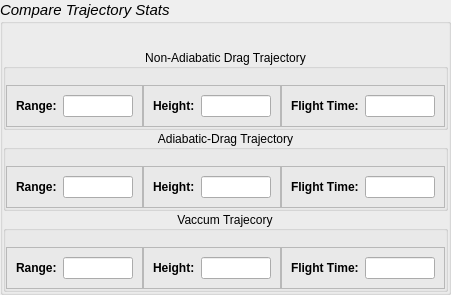
                        <widget class="QGroupBox" name="compareGroupBox">
                         <property name="maximumSize">
                          <size>
                           <width>16777215</width>
                           <height>186</height>
                          </size>
                         </property>
                         <property name="font">
                          <font>
                           <pointsize>11</pointsize>
                           <italic>true</italic>
                          </font>
                         </property>
                         <property name="styleSheet">
                          <string notr="true">QLabel{
font-size:12px;
font-weight:bold;
}
</string>
                         </property>
                         <property name="title">
                          <string>Compare Trajectory Stats</string>
                         </property>
                         <layout class="QVBoxLayout" name="verticalLayout_39">
                          <property name="spacing">
                           <number>0</number>
                          </property>
                          <property name="leftMargin">
                           <number>0</number>
                          </property>
                          <property name="topMargin">
                           <number>25</number>
                          </property>
                          <property name="rightMargin">
                           <number>0</number>
                          </property>
                          <property name="bottomMargin">
                           <number>0</number>
                          </property>
                          <item>
                           <widget class="QGroupBox" name="groupBox_48">
                            <property name="font">
                             <font>
                              <bold>false</bold>
                             </font>
                            </property>
                            <property name="title">
                             <string>Non-Adiabatic Drag Trajectory</string>
                            </property>
                            <property name="alignment">
                             <set>Qt::AlignCenter</set>
                            </property>
                            <layout class="QHBoxLayout" name="horizontalLayout_33">
                             <property name="spacing">
                              <number>0</number>
                             </property>
                             <property name="leftMargin">
                              <number>0</number>
                             </property>
                             <property name="topMargin">
                              <number>16</number>
                             </property>
                             <property name="rightMargin">
                              <number>0</number>
                             </property>
                             <property name="bottomMargin">
                              <number>0</number>
                             </property>
                             <item>
                              <widget class="QFrame" name="frame_51">
                               <property name="maximumSize">
                                <size>
                                 <width>170</width>
                                 <height>16777215</height>
                                </size>
                               </property>
                               <property name="frameShape">
                                <enum>QFrame::StyledPanel</enum>
                               </property>
                               <property name="frameShadow">
                                <enum>QFrame::Raised</enum>
                               </property>
                               <layout class="QHBoxLayout" name="horizontalLayout_30">
                                <item alignment="Qt::AlignHCenter">
                                 <widget class="QLabel" name="label_29">
                                  <property name="font">
                                   <font>
                                    <pointsize>-1</pointsize>
                                    <bold>true</bold>
                                   </font>
                                  </property>
                                  <property name="text">
                                   <string>Range:</string>
                                  </property>
                                 </widget>
                                </item>
                                <item>
                                 <widget class="QLineEdit" name="cRangeLE">
                                  <property name="maximumSize">
                                   <size>
                                    <width>70</width>
                                    <height>16777215</height>
                                   </size>
                                  </property>
                                  <property name="readOnly">
                                   <bool>true</bool>
                                  </property>
                                 </widget>
                                </item>
                               </layout>
                              </widget>
                             </item>
                             <item>
                              <widget class="QFrame" name="frame_52">
                               <property name="maximumSize">
                                <size>
                                 <width>170</width>
                                 <height>16777215</height>
                                </size>
                               </property>
                               <property name="frameShape">
                                <enum>QFrame::StyledPanel</enum>
                               </property>
                               <property name="frameShadow">
                                <enum>QFrame::Raised</enum>
                               </property>
                               <layout class="QHBoxLayout" name="horizontalLayout_31">
                                <item alignment="Qt::AlignHCenter">
                                 <widget class="QLabel" name="label_30">
                                  <property name="font">
                                   <font>
                                    <pointsize>-1</pointsize>
                                    <bold>true</bold>
                                   </font>
                                  </property>
                                  <property name="text">
                                   <string>Height:</string>
                                  </property>
                                 </widget>
                                </item>
                                <item>
                                 <widget class="QLineEdit" name="cHeightLE">
                                  <property name="maximumSize">
                                   <size>
                                    <width>70</width>
                                    <height>16777215</height>
                                   </size>
                                  </property>
                                  <property name="readOnly">
                                   <bool>true</bool>
                                  </property>
                                 </widget>
                                </item>
                               </layout>
                              </widget>
                             </item>
                             <item>
                              <widget class="QFrame" name="frame_53">
                               <property name="maximumSize">
                                <size>
                                 <width>170</width>
                                 <height>16777215</height>
                                </size>
                               </property>
                               <property name="frameShape">
                                <enum>QFrame::StyledPanel</enum>
                               </property>
                               <property name="frameShadow">
                                <enum>QFrame::Raised</enum>
                               </property>
                               <layout class="QHBoxLayout" name="horizontalLayout_32">
                                <item alignment="Qt::AlignHCenter">
                                 <widget class="QLabel" name="label_31">
                                  <property name="font">
                                   <font>
                                    <pointsize>-1</pointsize>
                                    <bold>true</bold>
                                   </font>
                                  </property>
                                  <property name="text">
                                   <string>Flight Time:</string>
                                  </property>
                                 </widget>
                                </item>
                                <item>
                                 <widget class="QLineEdit" name="cTimeLE">
                                  <property name="maximumSize">
                                   <size>
                                    <width>70</width>
                                    <height>16777215</height>
                                   </size>
                                  </property>
                                  <property name="readOnly">
                                   <bool>true</bool>
                                  </property>
                                 </widget>
                                </item>
                               </layout>
                              </widget>
                             </item>
                            </layout>
                           </widget>
                          </item>
                          <item>
                           <widget class="QGroupBox" name="groupBox_49">
                            <property name="title">
                             <string>Adiabatic-Drag Trajectory</string>
                            </property>
                            <property name="alignment">
                             <set>Qt::AlignCenter</set>
                            </property>
                            <layout class="QHBoxLayout" name="horizontalLayout_37">
                             <property name="spacing">
                              <number>0</number>
                             </property>
                             <property name="leftMargin">
                              <number>0</number>
                             </property>
                             <property name="topMargin">
                              <number>16</number>
                             </property>
                             <property name="rightMargin">
                              <number>0</number>
                             </property>
                             <property name="bottomMargin">
                              <number>0</number>
                             </property>
                             <item>
                              <widget class="QFrame" name="frame_54">
                               <property name="maximumSize">
                                <size>
                                 <width>170</width>
                                 <height>16777215</height>
                                </size>
                               </property>
                               <property name="frameShape">
                                <enum>QFrame::StyledPanel</enum>
                               </property>
                               <property name="frameShadow">
                                <enum>QFrame::Raised</enum>
                               </property>
                               <layout class="QHBoxLayout" name="horizontalLayout_34">
                                <item alignment="Qt::AlignHCenter">
                                 <widget class="QLabel" name="label_32">
                                  <property name="font">
                                   <font>
                                    <pointsize>-1</pointsize>
                                    <bold>true</bold>
                                   </font>
                                  </property>
                                  <property name="text">
                                   <string>Range:</string>
                                  </property>
                                 </widget>
                                </item>
                                <item>
                                 <widget class="QLineEdit" name="cRangeLE_2">
                                  <property name="maximumSize">
                                   <size>
                                    <width>70</width>
                                    <height>16777215</height>
                                   </size>
                                  </property>
                                  <property name="readOnly">
                                   <bool>true</bool>
                                  </property>
                                 </widget>
                                </item>
                               </layout>
                              </widget>
                             </item>
                             <item>
                              <widget class="QFrame" name="frame_55">
                               <property name="maximumSize">
                                <size>
                                 <width>170</width>
                                 <height>16777215</height>
                                </size>
                               </property>
                               <property name="frameShape">
                                <enum>QFrame::StyledPanel</enum>
                               </property>
                               <property name="frameShadow">
                                <enum>QFrame::Raised</enum>
                               </property>
                               <layout class="QHBoxLayout" name="horizontalLayout_35">
                                <item alignment="Qt::AlignHCenter">
                                 <widget class="QLabel" name="label_33">
                                  <property name="font">
                                   <font>
                                    <pointsize>-1</pointsize>
                                    <bold>true</bold>
                                   </font>
                                  </property>
                                  <property name="text">
                                   <string>Height:</string>
                                  </property>
                                 </widget>
                                </item>
                                <item>
                                 <widget class="QLineEdit" name="cHeightLE_2">
                                  <property name="maximumSize">
                                   <size>
                                    <width>70</width>
                                    <height>16777215</height>
                                   </size>
                                  </property>
                                  <property name="readOnly">
                                   <bool>true</bool>
                                  </property>
                                 </widget>
                                </item>
                               </layout>
                              </widget>
                             </item>
                             <item>
                              <widget class="QFrame" name="frame_56">
                               <property name="maximumSize">
                                <size>
                                 <width>170</width>
                                 <height>16777215</height>
                                </size>
                               </property>
                               <property name="frameShape">
                                <enum>QFrame::StyledPanel</enum>
                               </property>
                               <property name="frameShadow">
                                <enum>QFrame::Raised</enum>
                               </property>
                               <layout class="QHBoxLayout" name="horizontalLayout_36">
                                <item alignment="Qt::AlignHCenter">
                                 <widget class="QLabel" name="label_34">
                                  <property name="font">
                                   <font>
                                    <pointsize>-1</pointsize>
                                    <bold>true</bold>
                                   </font>
                                  </property>
                                  <property name="text">
                                   <string>Flight Time:</string>
                                  </property>
                                 </widget>
                                </item>
                                <item>
                                 <widget class="QLineEdit" name="cTimeLE_2">
                                  <property name="maximumSize">
                                   <size>
                                    <width>70</width>
                                    <height>16777215</height>
                                   </size>
                                  </property>
                                  <property name="readOnly">
                                   <bool>true</bool>
                                  </property>
                                 </widget>
                                </item>
                               </layout>
                              </widget>
                             </item>
                            </layout>
                           </widget>
                          </item>
                          <item>
                           <widget class="QGroupBox" name="groupBox_50">
                            <property name="title">
                             <string>Vaccum Trajecory</string>
                            </property>
                            <property name="alignment">
                             <set>Qt::AlignCenter</set>
                            </property>
                            <layout class="QHBoxLayout" name="horizontalLayout_41">
                             <property name="spacing">
                              <number>0</number>
                             </property>
                             <property name="leftMargin">
                              <number>0</number>
                             </property>
                             <property name="topMargin">
                              <number>16</number>
                             </property>
                             <property name="rightMargin">
                              <number>0</number>
                             </property>
                             <property name="bottomMargin">
                              <number>0</number>
                             </property>
                             <item>
                              <widget class="QFrame" name="frame_57">
                               <property name="maximumSize">
                                <size>
                                 <width>170</width>
                                 <height>16777215</height>
                                </size>
                               </property>
                               <property name="frameShape">
                                <enum>QFrame::StyledPanel</enum>
                               </property>
                               <property name="frameShadow">
                                <enum>QFrame::Raised</enum>
                               </property>
                               <layout class="QHBoxLayout" name="horizontalLayout_38">
                                <item alignment="Qt::AlignHCenter">
                                 <widget class="QLabel" name="label_35">
                                  <property name="font">
                                   <font>
                                    <pointsize>-1</pointsize>
                                    <bold>true</bold>
                                   </font>
                                  </property>
                                  <property name="text">
                                   <string>Range:</string>
                                  </property>
                                 </widget>
                                </item>
                                <item>
                                 <widget class="QLineEdit" name="cRangeLE_3">
                                  <property name="maximumSize">
                                   <size>
                                    <width>70</width>
                                    <height>16777215</height>
                                   </size>
                                  </property>
                                  <property name="readOnly">
                                   <bool>true</bool>
                                  </property>
                                 </widget>
                                </item>
                               </layout>
                              </widget>
                             </item>
                             <item>
                              <widget class="QFrame" name="frame_58">
                               <property name="maximumSize">
                                <size>
                                 <width>170</width>
                                 <height>16777215</height>
                                </size>
                               </property>
                               <property name="frameShape">
                                <enum>QFrame::StyledPanel</enum>
                               </property>
                               <property name="frameShadow">
                                <enum>QFrame::Raised</enum>
                               </property>
                               <layout class="QHBoxLayout" name="horizontalLayout_39">
                                <item alignment="Qt::AlignHCenter">
                                 <widget class="QLabel" name="label_36">
                                  <property name="font">
                                   <font>
                                    <pointsize>-1</pointsize>
                                    <bold>true</bold>
                                   </font>
                                  </property>
                                  <property name="text">
                                   <string>Height:</string>
                                  </property>
                                 </widget>
                                </item>
                                <item>
                                 <widget class="QLineEdit" name="cHeightLE_3">
                                  <property name="maximumSize">
                                   <size>
                                    <width>70</width>
                                    <height>16777215</height>
                                   </size>
                                  </property>
                                  <property name="readOnly">
                                   <bool>true</bool>
                                  </property>
                                 </widget>
                                </item>
                               </layout>
                              </widget>
                             </item>
                             <item>
                              <widget class="QFrame" name="frame_59">
                               <property name="maximumSize">
                                <size>
                                 <width>170</width>
                                 <height>16777215</height>
                                </size>
                               </property>
                               <property name="frameShape">
                                <enum>QFrame::StyledPanel</enum>
                               </property>
                               <property name="frameShadow">
                                <enum>QFrame::Raised</enum>
                               </property>
                               <layout class="QHBoxLayout" name="horizontalLayout_40">
                                <item alignment="Qt::AlignHCenter">
                                 <widget class="QLabel" name="label_37">
                                  <property name="font">
                                   <font>
                                    <pointsize>-1</pointsize>
                                    <bold>true</bold>
                                   </font>
                                  </property>
                                  <property name="text">
                                   <string>Flight Time:</string>
                                  </property>
                                 </widget>
                                </item>
                                <item>
                                 <widget class="QLineEdit" name="cTimeLE_3">
                                  <property name="maximumSize">
                                   <size>
                                    <width>70</width>
                                    <height>16777215</height>
                                   </size>
                                  </property>
                                  <property name="readOnly">
                                   <bool>true</bool>
                                  </property>
                                 </widget>
                                </item>
                               </layout>
                              </widget>
                             </item>
                            </layout>
                           </widget>
                          </item>
                         </layout>
                        </widget>
